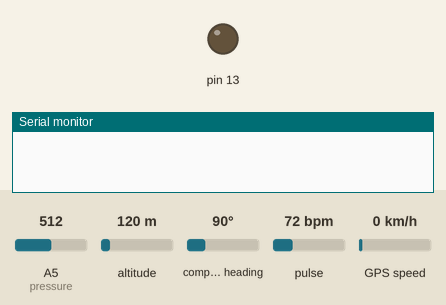
Simulated run of this sketch. Board: Arduino Uno, built with avr-gcc and run on an emulated ATmega328P. On the bench: output pins drawn as LEDs (lit = HIGH), the last lines printed to the serial monitor. The test bench sets the inputs (shaded band); at power-on: pulse 72 bpm, A5 (pressure) = 512, altitude 120 m, compass heading 90°, GPS speed 0 km/h. The GPS gets a fix after 3 s at 37.7749, -122.4194 with 8 satellites; the modem accepts every AT command (registered, SIM ready, sends succeed) and sends nothing else.

Above: at 0.1 s.
At 10.2 s:
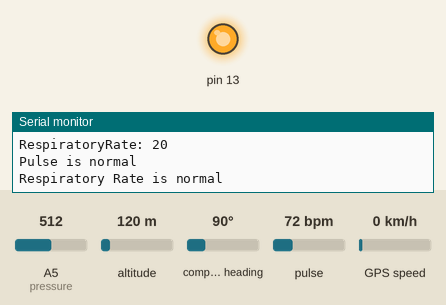
10.3 s: pulse set to 42 bpm
14.5 s: A5 (pressure) set to 552
16.6 s: pulse set to 130 bpm
18.8 s: A5 (pressure) set to 30
Timing chart, 0 to 21.8 s (numbered marks = the images above; inputs shaded):
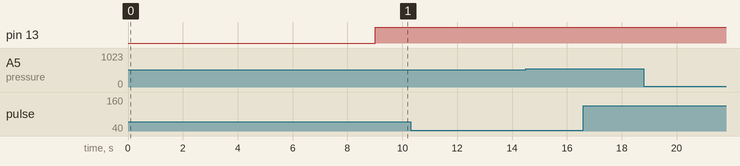

The sketch:

HeartRate_Project.ino
```cpp
#include <SoftwareSerial.h>
#include <TinyGPS++.h>

#define USE_ARDUINO_INTERRUPTS true    // Set-up low-level interrupts for most acurate BPM math.
#include <PulseSensorPlayground.h>     // Includes the PulseSensorPlayground Library.

//  Variables
static const int RXPin = 3, TXPin = 4;
static const uint32_t GPSBaud = 9600;
// The TinyGPS++ object
TinyGPSPlus gps;
SoftwareSerial ss(RXPin, TXPin);

const int PulseWire = 0;       // PulseSensor PURPLE WIRE connected to ANALOG PIN 0
const int LED13 = 13;          // The on-board Arduino LED, close to PIN 13.
int Threshold = 550;           // Determine which Signal to "count as a beat" and which to ignore.
PulseSensorPlayground pulseSensor;
int BPM, BloodPressure, RespiratoryRate;

SoftwareSerial sim(10, 11);
int _timeout;
String _buffer;
String number = "+2348138596607";

int pressure = A5;

bool alert = false;
void setup() {
  delay(7000); //delay for 7 seconds to make sure the modules get the signal
  Serial.begin(9600);
  _buffer.reserve(50);
  Serial.println("Sim Module Starting...");
  sim.begin(9600);
  pinMode(pressure, INPUT);

  Serial.println("GPS Module Starting...");
  ss.begin(GPSBaud);

  // Configure the PulseSensor object, by assigning our variables to it.
  pulseSensor.analogInput(PulseWire);
  pulseSensor.blinkOnPulse(LED13);       //auto-magically blink Arduino's LED with heartbeat.
  pulseSensor.setThreshold(Threshold);

  // Double-check the "pulseSensor" object was created and "began" seeing a signal.
  if (pulseSensor.begin()) {
    Serial.println("We created a pulseSensor Object !");  //This prints one time at Arduino power-up,  or on Arduino reset.
  }

  Serial.println();
  delay(1000);
  delay(1000);
}

void loop() {

  BPM = pulseSensor.getBeatsPerMinute();  // Calls function on our pulseSensor object that returns BPM as an "int".
  // BloodPressure = 6270 / (BPM * 1.1585);
  BloodPressure = map(BPM, 50, 120, 100, 130);
  RespiratoryRate = map(analogRead(pressure), 0, 1023, 11, 30); //12-20 normal

  Serial.print("BPM: ");
  Serial.println(BPM);     // "myBPM" hold this BPM value now.
  Serial.print("RespiratoryRate: ");
  Serial.println(RespiratoryRate);     // "myBPM" hold this BPM value now.
  //Checking for Pulse and Blood Pressure
  if (pulseSensor.sawStartOfBeat())
  {
    if (BPM > 50 && BPM <= 110)
    { Serial.println("Pulse is normal");
      alert = false;
    }
    else if (BPM > 110)
    {
      Serial.println("Pulse is High");
      alert = true;
    }
    else if (BPM <= 50 && BPM > 30)
    {
      Serial.println("Pulse is LOW");
      alert = true;
    }
    else {
      Serial.println("Invalid BPM");
      alert = false;
    }

    //Checking for Respiratory Rate
    if (RespiratoryRate > 11 && RespiratoryRate <= 20)
    { Serial.println("Respiratory Rate is normal");
      alert = false;
    }
    else if (RespiratoryRate > 20)
    {
      Serial.println("RespiratoryRate is High");
      alert = true;
    }
    else if (RespiratoryRate <= 11)
    {
      Serial.println("RespiratoryRate is LOW");
      alert = true;
    }
    else
    {
      Serial.println("Invalid Respiratory Rate");
      alert = false;
    }
  //  alert = true;
  }
  if (alert == true) {
    SendMessage();
    alert = false;
  }
  //
  //  if (pulseSensor.sawStartOfBeat())
  //  { // Constantly test to see if "a beat happened".
  //    Serial.println("♥  A HeartBeat Happened ! "); // If test is "true", print a message "a heartbeat happened".
  //    Serial.print("BPM: ");                        // Print phrase "BPM: "
  //    Serial.println(BPM);                        // Print the value inside of myBPM.
  //  }
  delay(2000);
}


String Location()
{ String loca = "http://maps.google.com/?ll=6.5176275,3.4030608";
  while (ss.available() > 0) {
    gps.encode(ss.read());
    if (gps.location.isUpdated()) {
      Serial.print("Latitude= ");
      Serial.print(gps.location.lat(), 3);
      Serial.print(" Longitude= ");
      Serial.println(gps.location.lng(), 3);
      loca = "http://maps.google.com/?ll=";
      loca += gps.location.lat();
      loca += ",";
      loca += gps.location.lng();
    }
    else {
      loca = "http://maps.google.com/?ll=6.5176275,3.4030608";
    }
  }

  return loca;
}


void SendMessage()
{
  Serial.println ("Sending Message");
  sim.println("AT");
  sim.println("AT+CMGF=1");    //Sets the GSM Module in Text Mode
  delay(1000);
  //Serial.println ("Set SMS Number");
  Serial.println("AT+CMGS=\"" + number + "\"\r");
  sim.println("AT+CMGS=\"" + number + "\"\r"); //Mobile phone number to send message
  delay(1000);
  String SMS = "Doctor's Alert!! \nBPM: ";
  SMS += BPM;
  SMS += ", BP: ";
  SMS += BloodPressure;
  SMS += ", Respiratory Rate: ";
  SMS += RespiratoryRate;
  SMS += "\nClick here to get Location of patient\n";
  SMS += Location();

  sim.println(SMS);
  Serial.println(SMS);
  Serial.println("Message Sent");
  delay(100);
  sim.println((char)26);// ASCII code of CTRL+Z
  delay(1000);
  _buffer = _readSerial();
}
String _readSerial() {
  _timeout = 0;
  while  (!sim.available() && _timeout < 12000  )
  {
    delay(13);
    _timeout++;
  }
  if (sim.available()) {
    return sim.readString();
  }
}

void callNumber() {
  sim.print (F("ATD"));
  sim.print (number);
  sim.print (F(";\r\n"));
  Serial.println ("Calling");
  _buffer = _readSerial();
  Serial.println(_buffer);
}

void RecieveMessage()
{
  Serial.println ("SIM800L Read an SMS");
  delay (1000);
  sim.println("AT+CNMI=2,2,0,0,0"); // AT Command to receive a live SMS
  delay(1000);
  Serial.write ("Unread Message done");
}
```
